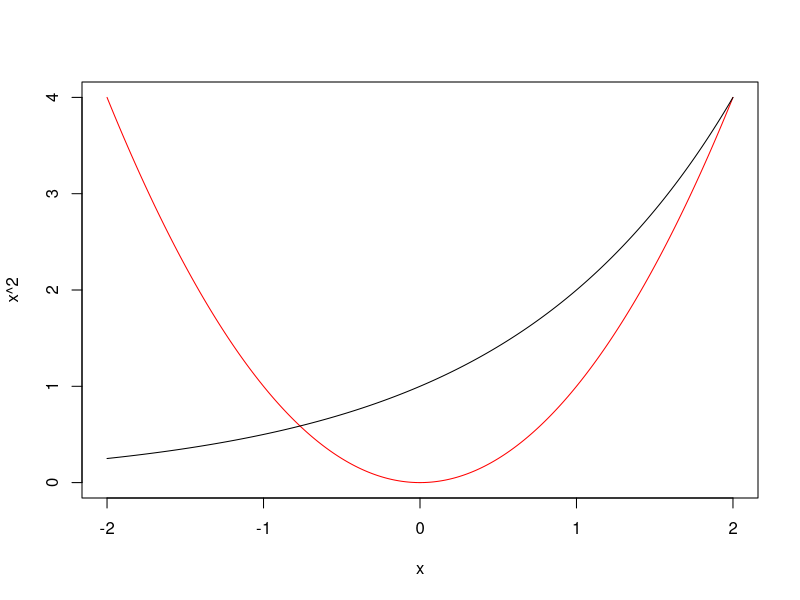
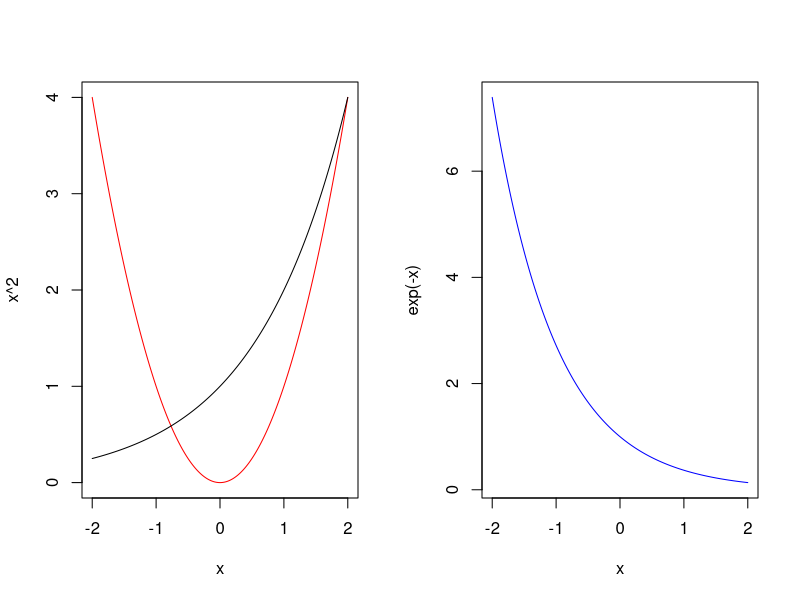
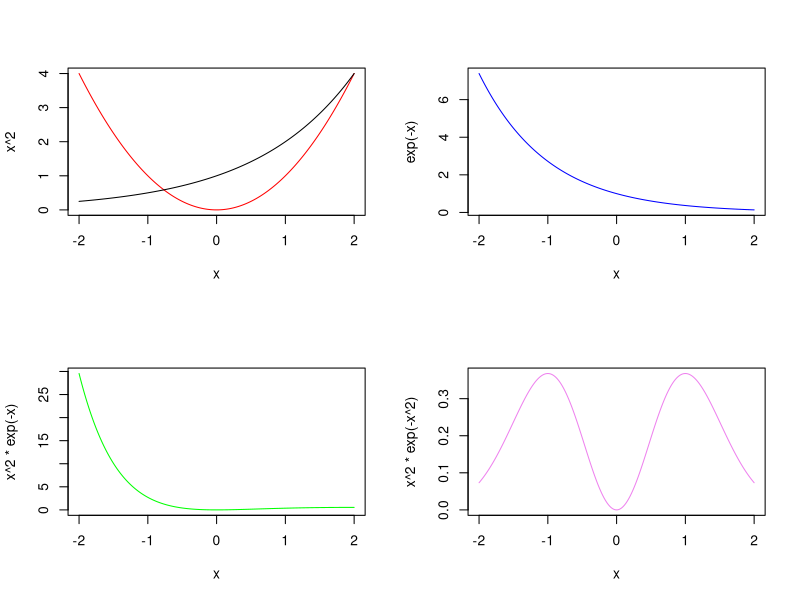
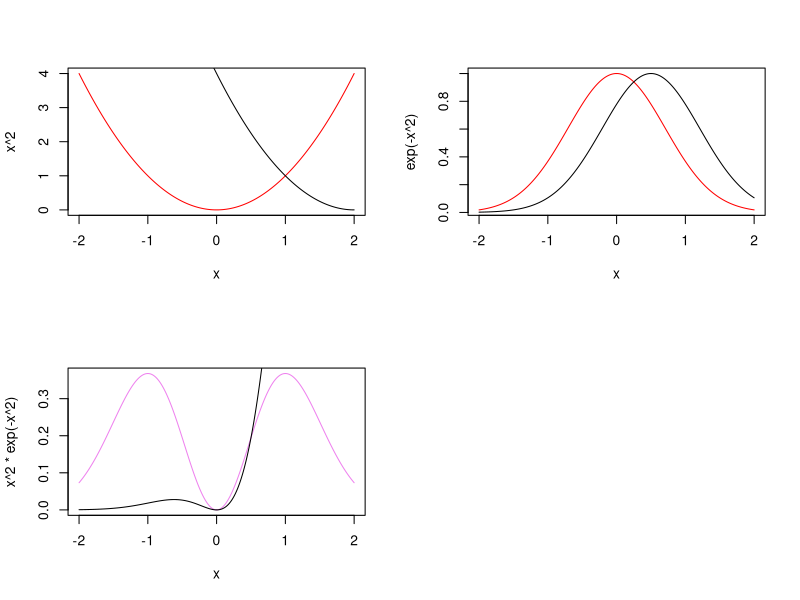
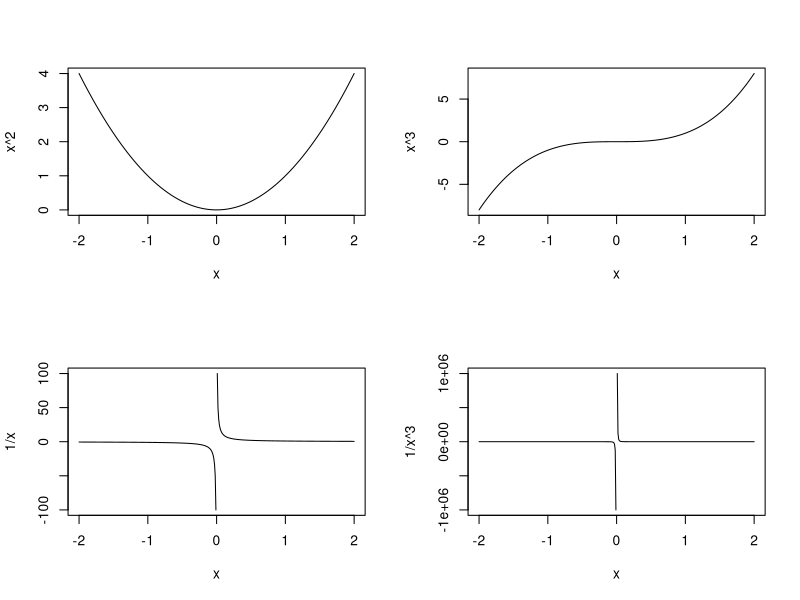
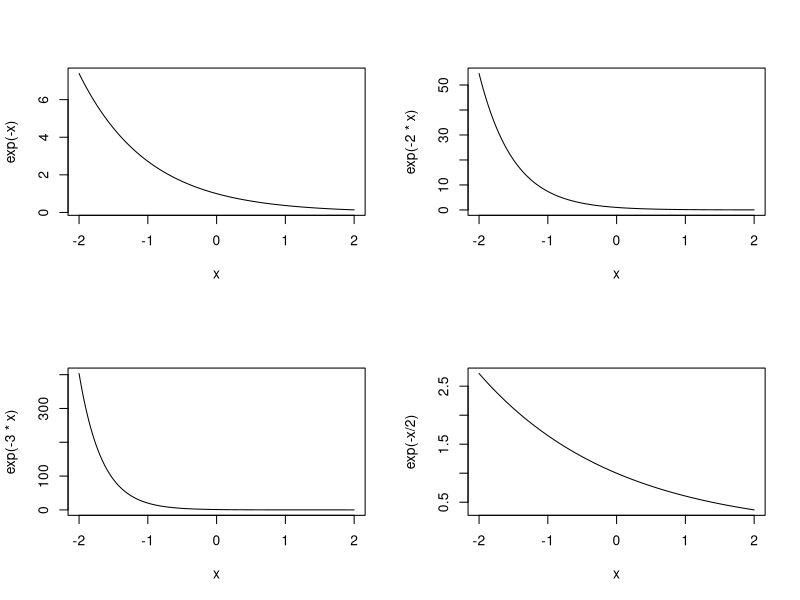
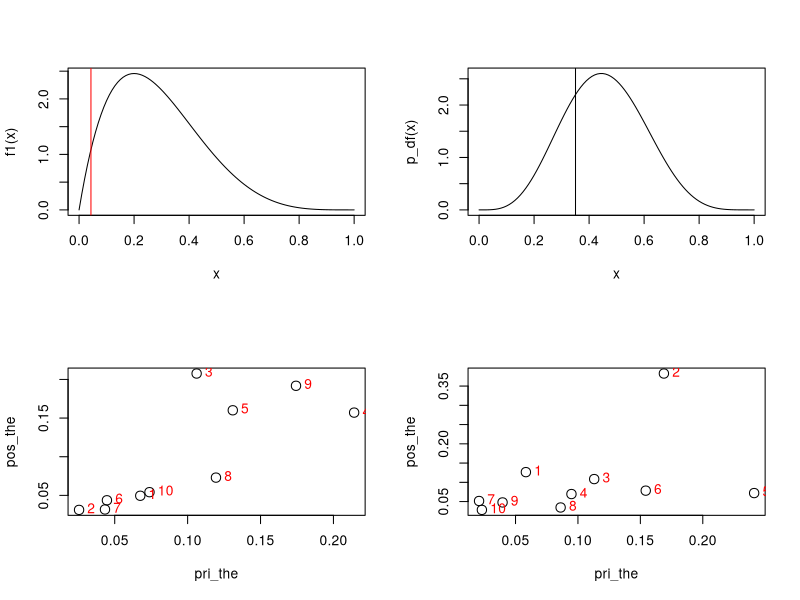
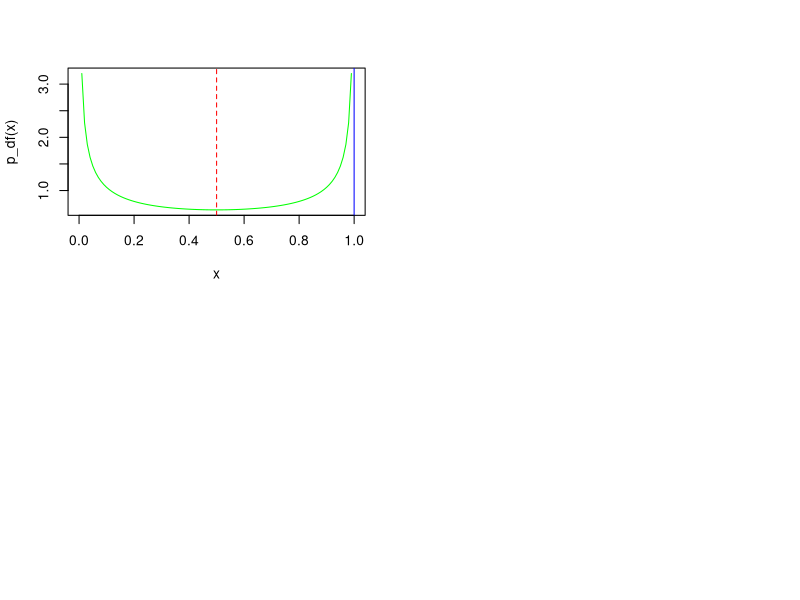

Write the R code that produced these figures, in order.
## ---- chunk 1
x1=runif(100,2,5)
x=seq(from=-2,to=2,by=0.01) #sort(x1,decreasing = FALSE)
#power / exponential
plot(x,x^2,type="l",col="red")
lines(x,2^x)

par(mfrow=c(1,2))
plot(x,x^2,type="l",col="red")
lines(x,2^x)
plot(x,exp(-x),type="l",col="blue")

par(mfrow=c(2,2))
plot(x,x^2,type="l",col="red")
lines(x,2^x)
plot(x,exp(-x),type="l",col="blue")
plot(x,x^2*exp(-x),type="l",col="green")
plot(x,x^2*exp(-x^2),type="l",col="violet")

#Location shifting
par(mfrow=c(2,2))
plot(x,x^2,type="l",col="red")
lines(x,(x-2)^2)

plot(x,exp(-x^2),type="l",col="red")
lines(x,exp(-(x-0.5)^2))

plot(x,x^2*exp(-x^2),type="l",col="violet")
lines(x,x^2*exp(-(x-1)^2))

#Shape
par(mfrow=c(2,2))
plot(x,x^2,type="l")
plot(x,x^3,type="l")
plot(x,1/x,type="l")
plot(x,1/x^3,type="l")


par(mfrow=c(2,2))
plot(x,exp(-x),type="l")
plot(x,exp(-2*x),type="l")
plot(x,exp(-3*x),type="l")
plot(x,exp(-x/2),type="l")
## ---- chunk 2
require(pracma)
a=2
b=5
f1<-function(q) {(1/beta(a,b))*q^(a-1)*(1-q)^(b-1)}
aa=seq(0,1,by=0.0001)
k1=length(aa)
s=0
for(i in 1:k1)
{
  s[i]=integral(f1,0,aa[i])
}
qu=0.025      #Required percentile
ep=0.0000001 #Required Precision
qq=max(which(s-qu < ep))
aa[qq] #req_percentile

curve(f1)
abline(v=aa[qq],col="red")
## ---- chunk 3
require(pracma)
a1=0.5 # a and b should be positive constants
b1=0.5
f1<-function(y) {y*(1/beta(a1,b1))*y^(a1-1)*(1-y)^(b1-1)}
f2<-function(y) {y^2*(1/beta(a1,b1))*y^(a1-1)*(1-y)^(b1-1)}
mo1=integral(f1,0,1)
mo2=integral(f2,0,1)
va=mo2-mo1^2
cbind(mo1,va)
## ---- chunk 4
a2=5
b2=6
p_df<-function(q) {(1/beta(a2,b2))*q^(a2-1)*(1-q)^(b2-1)}
aa=seq(0,1,by=0.0001)
k1=length(aa)
s=0
for(i in 1:k1)
{
  s[i]=integral(p_df,0,aa[i])
}
qu=0.25      		#Required percentile
ep=0.0000001 	#Required Precision
qq=max(which(s-qu < ep))
aa[qq] #req_percentile
curve(p_df)
abline(v=aa[qq])
## ---- chunk 5
theta=c(0.1,0.25,0.5,0.75,0.9,0.99)                  #Parameter values
pri_the=c(0.2, 0.1,0.3,0.2,0.1,0.1)                  #Priors
x=7                                     #No of success
n=7                                    #No of trials
marg=pri_the*dbinom(x,n,theta)          #marginal distribution
marg_sum=sum(pri_the*dbinom(x,n,theta))
theta_U=theta     #Req thetas to find posteriors- type theta for all priors or 0.25...
k=which(theta %in% theta_U)
pos_the=marg[k]/marg_sum
cbind(theta=theta[k],prior=pri_the[k],posterior=round(pos_the,5))
## ---- chunk 6
theta=c(1, 2, 3,4,5,6,7,8,9,10)                        #Parameter values
#pri_the=c(0.1,0.1,0.1,0.1,0.1,0.1,0.1,0.1,0.1,0.1) 
pri_the=c(0.06751937,	0.02554829,	0.10617217,	0.21419476,	0.130974,	0.04465979,	0.04332306,	0.11943548,	0.17432549,	0.07384759)       #Priors
#Data
p1=0.3                           #p(A/E1)
p2=0.5                            #p(A/E2)
p3=0.8                            #p(A/E3)
p4=0.3                           #p(A/E4)
p5=0.5                            #p(A/E5)
p6=0.4                            #p(A/E6)
p7=0.3                           #p(A/E7)
p8=0.25                            #p(A/E8)
p9=0.45                            #p(A/E9)
p10=0.3                            #p(A/E10)

d_p=c(p1,p2,p3,p4,p5,p6,p7,p8,p9,p10)                  #data_probabilities_Likelihood                               
marg_NR=pri_the*d_p           #marginal distribution
marg_sum=sum(pri_the*d_p)
pos_the=marg_NR/marg_sum

cbind(theta=theta,prior=pri_the,posterior=pos_the)
plot(pri_the,pos_the,cex=1.5)
text(pri_the,pos_the,theta, cex=1, pos=4, col="red")
## ---- chunk 7
theta=c(1, 2, 3,4,5,6,7,8,9,10)                        #Parameter values
k=length(theta)
pri_the1=runif(k,0,1)
pri_the= pri_the1/sum(pri_the1)      #Priors
#Data  #data_probabilities_Likelihood   
pd=0
for(i in 1:k)
{
  pd[i]=runif(1,0,1)
}
#marginal distribution
marg_NR=pri_the*pd           
marg_sum=sum(pri_the*pd)
pos_the=marg_NR/marg_sum
#Results
cbind(theta=theta,prior=pri_the,posterior=pos_the)
plot(pri_the,pos_the,cex=1.5)
text(pri_the,pos_the,theta, cex=1, pos=4, col="red")
## ---- chunk 8
a=0.5
b=0.5
p_df<-function(y) {(1/beta(a,b))*y^(a-1)*(1-y)^(b-1)}
mi=optimize(p_df,c(0,1))
mx=optimize(p_df,c(0,1),maximum = TRUE)
minimum=mi$objective
maximum=mx$objective
curve(p_df,col="Green")
abline(v=mx$maximum,col="blue")
abline(v=mi$minimum,lty=2,col="Red")
c(mi$minimum,minimum,mx$maximum,maximum)
p_df(0.3)
dbeta(0.3,a,b)
integral(p_df,0,0.3)  
pbeta(0.3,a,b)
## ---- chunk 9
k=10 #No of simulation
fn<-function(x){x^2/(x^3+1)} #function to be integrated
LL=0              #Limits
UL=2
ri=runif(k,LL,UL) #Random generator
ri_s=sort(ri,decreasing=FALSE) #For graphing
ri1=fn(ri_s)      #Evaluation
par(mfrow=c(1,2))
plot(ri1,col="red")
curve(fn,from=LL, to=UL)
require(pracma)
integral(fn,LL,UL)    #actual integration
(UL-LL)*sum(ri1)/k    #MC answer
## ---- chunk 10
k=100
fn<-function(x){sin(x)^2}
LL=0
UL=pi
ri=runif(k,LL,UL)
ri_s=sort(ri,decreasing=FALSE)
ri1=fn(ri_s)
par(mfrow=c(1,2))
plot(ri1,col="red")
curve(fn,from=LL, to=UL)
require(pracma)
integral(fn,LL,UL)
(UL-LL)*sum(ri1)/k
## ---- chunk 11
k=1000
fn<-function(x){exp(-2*x)}
LL=0
UL=10
ri=runif(k,LL,UL)
ri_s=sort(ri,decreasing=FALSE)
ri1=fn(ri_s)
par(mfrow=c(1,2))
plot(ri1,col="red")
curve(fn,from=LL, to=UL)
require(pracma)
integral(fn,LL,UL)
(UL-LL)*sum(ri1)/k
## ---- chunk 12
k=10000 
a=2
b=3
fn<-function(y){(1/beta(a,b))*y^(a-1)*(1-y)^(b-1)}
#fn<-function(x){dbeta(x,a,b)}
LL=0.06758599
UL=0.8058796
ri=runif(k,LL,UL)
ri_s=sort(ri,decreasing=FALSE)
ri1=fn(ri_s)
par(mfrow=c(1,2))
plot(ri1,col="red")
curve(fn,from=LL, to=UL,lwd=2,col="blue")
require(pracma)
integral(fn,LL,UL)
(UL-LL)*sum(ri1)/k
#Check with
pbeta(UL,a,b)-pbeta(LL,a,b)
## ---- chunk 13
x1=matrix(runif(50,0,1),5,10) #n - size - 50
x2=matrix(runif(100,0,1),10,10) #n - size - 100
x3=matrix(runif(500,0,1),50,10) #n - size - 500
x4=matrix(runif(2000,0,1),200,10)  #n - size - 2000
m1=0
for(i in 1:10)
{
m1[i]=mean(x1[,i])
}
m2=0
for(i in 1:10)
{
  m2[i]=mean(x2[,i])
}
m3=0
for(i in 1:10)
{
  m3[i]=mean(x3[,i])
}
m4=0
for(i in 1:10)
{
  m4[i]=mean(x4[,i])
}

v1=0
for(i in 1:10)
{
  v1[i]=var(x1[,i])
}
v2=0
for(i in 1:10)
{
  v2[i]=var(x2[,i])
}
v3=0
for(i in 1:10)
{
  v3[i]=var(x3[,i])
}
v4=0
for(i in 1:10)
{
  v4[i]=var(x4[,i])
}
## ---- chunk 14
par(mfrow=c(2,2))
boxplot(x1,col=2,main="n50")
boxplot(x2,col=3,main="n100")
boxplot(x3,col=4,main="n500")
boxplot(x4,col=5,main="n2000")

cbind(m1,m2,m3,m4)
cbind(v1,v2,v3,v4)
## ---- chunk 15
par(mfrow=c(2,2))
boxplot(m1,col=2,main="n50")
boxplot(m2,col=3,main="n100")
boxplot(m3,col=4,main="n500")
boxplot(m4,col=5,main="n2000")

cbind(n50=mean(m1),n100=mean(m2),n500=mean(m3),n2000=mean(m4))
## ---- chunk 16
x=c(0:5) #Discrete data
px=c(0.1, 0.2, 0.3, 0.3,0.05,0.05) #respective probabilities
  #dbinom(x,5,0.5)
cpx=cumsum(px) #distribution function
pr=0    #generated variable
ns=10            #No of simulation
for(i in 1:ns)
{
un=runif(1,0,1)
pr[i]= min(which(un<cpx))-1 
}
hist(pr)
mean(pr)
var(pr)
# check with
sum(x*px)
sum(x^2*px)-sum(x*px)^2
## ---- chunk 17
n=30 #binomial parameter - no of trials
p_g=0.05 #binomial parameter - proportion of success
x=c(0:n) #its range
px= dbinom(x,n,p_g) #respective probabilities
cpx=cumsum(px) #distribution function
# or cpx=pbinom(x,n,p_g)
pr=0    #generated variable
ns=100            #No of simulation
for(i in 1:ns)
{
  un=runif(1,0,1)
  pr[i]= min(which(un<cpx))-1 
}
hist(pr)
sim_u=cbind(mean(pr),var(pr)) #User simulation
# check with expectation formulas
formu=cbind(sum(x*px),sum(x^2*px)-sum(x*px)^2)
#or check with simulated distribution in r
sim_r=cbind(mean(rbinom(1000,n,p_g)),var(rbinom(1000,n,p_g)))
#or check with closed form formula for moments of BD
cld=cbind(n*p_g,n*p_g*(1-p_g))
res=rbind(sim_u,formu,sim_r,cld)
row.names(res)=c("sim_u","formula","sim_r","ClosedForm")
colnames(res)=c("mean","var")
res
## ---- chunk 18
require(pracma)
f1<-function(y) {(2/3)*(y+1)} #Range of the RV is LL and UL
LL = 0
UL = 1
aa=seq(LL,UL,by=0.0001) 
k1=length(aa)
s=0
for(i in 1:k1)
{
  s[i]=integral(f1,0,aa[i])
}
rs=0
ns=10
for(j in 1:ns)
{
  qu=runif(1,0,1)      #Required percentile
  ep=0.0000001 #Required Precision
  qq=max(which(s-qu < ep))
  rs[j]=aa[qq] #req_percentile
}
hist(rs)
sim_u=cbind(mean(rs),var(rs)) #User simulation
# check with expectation formulas
fm1= function(y) {y*(y+1)*(2/3)}
fm2= function(y) {y^2*(2/3)*(y+1)}
mo1=integral(fm1,LL,UL)
mo2=integral(fm2,LL,UL)
va=mo2-mo1^2
formu=cbind(mo1,va)
res=rbind(sim_u,formu)
row.names(res)=c("sim_u","formula")
colnames(res)=c("mean","var")
res
## ---- chunk 19
require(pracma)
f1<-function(y) {y} #Range of the RV is LL and UL
LL1 = 0
UL1 = 1
f2<-function(y) {2-y} 
LL2 = 1
UL2 = 2
aa=seq(LL1,UL2,by=0.001) 
k1=length(aa)
s=0
for(i in 1:k1)
{
  if(aa[i]<1)
  {
    s[i]=integral(f1,0,aa[i])
  } else
  {
    s[i]=integral(f1,0,UL1)+integral(f2,1,aa[i])
  }
}
rs=0
ns=1000
for(j in 1:ns)
{
  qu=runif(1,0,1)      #Required percentile
  ep=0.0000001 #Required Precision
  qq=max(which(s-qu < ep))
  rs[j]=aa[qq] #req_percentile
}
sim_u=cbind(mean(rs),var(rs)) #User simulation
# check with expectation formulas
fm11= function(y) {y*f1(y)}
fm12= function(y) {y*f2(y)}
fm21= function(y) {y^2*f1(y)}
fm22= function(y) {y^2*f2(y)}
mo1=integral(fm11,LL1,UL1)+integral(fm12,LL2,UL2)
mo2=integral(fm21,LL1,UL1)+integral(fm22,LL2,UL2)
va=mo2-mo1^2
formu=cbind(mo1,va)
res=rbind(sim_u,formu)
row.names(res)=c("sim_u","formula")
colnames(res)=c("mean","var")
res
par(mfrow=c(1,2))
curve(f1,0,1,xlim=c(LL1,UL2))
curve(f2,1,2,add=TRUE)
hist(rs)
## ---- chunk 20
require(pracma)
a=2
b=5
f1<-function(q) {(1/beta(a,b))*q^(a-1)*(1-q)^(b-1)}
aa=seq(0,1,by=0.00001)
k1=length(aa)
s=0
for(i in 1:k1)
{
  s[i]=integral(f1,0,aa[i])
}
rs=0
ns=1000
for(j in 1:ns)
{
qu=runif(1,0,1)      #Required percentile
ep=0.0000001 #Required Precision
qq=max(which(s-qu < ep))
rs[j]=aa[qq] #req_percentile
}
hist(rs)
sim_u=cbind(mean(rs),var(rs)) #User simulation
# check with expectation formulas
fm1= function(y) {y*(1/beta(a,b))*y^(a-1)*(1-y)^(b-1)}
fm2= function(y) {y^2*(1/beta(a,b))*y^(a-1)*(1-y)^(b-1)}
mo1=integral(fm1,0,1)
mo2=integral(fm2,0,1)
va=mo2-mo1^2
formu=cbind(mo1,va)
#or check with simulated distribution in r
sim_r=cbind(mean(rbeta(1000,a,b)),var(rbeta(1000,a,b)))
#or check with closed form formula for moments of BD
cld=cbind(a/(a+b),a*b/((a+b)^2*(a+b+1)))
res=rbind(sim_u,formu,sim_r,cld)
row.names(res)=c("sim_u","formula","sim_r","ClosedForm")
colnames(res)=c("mean","var")
res
